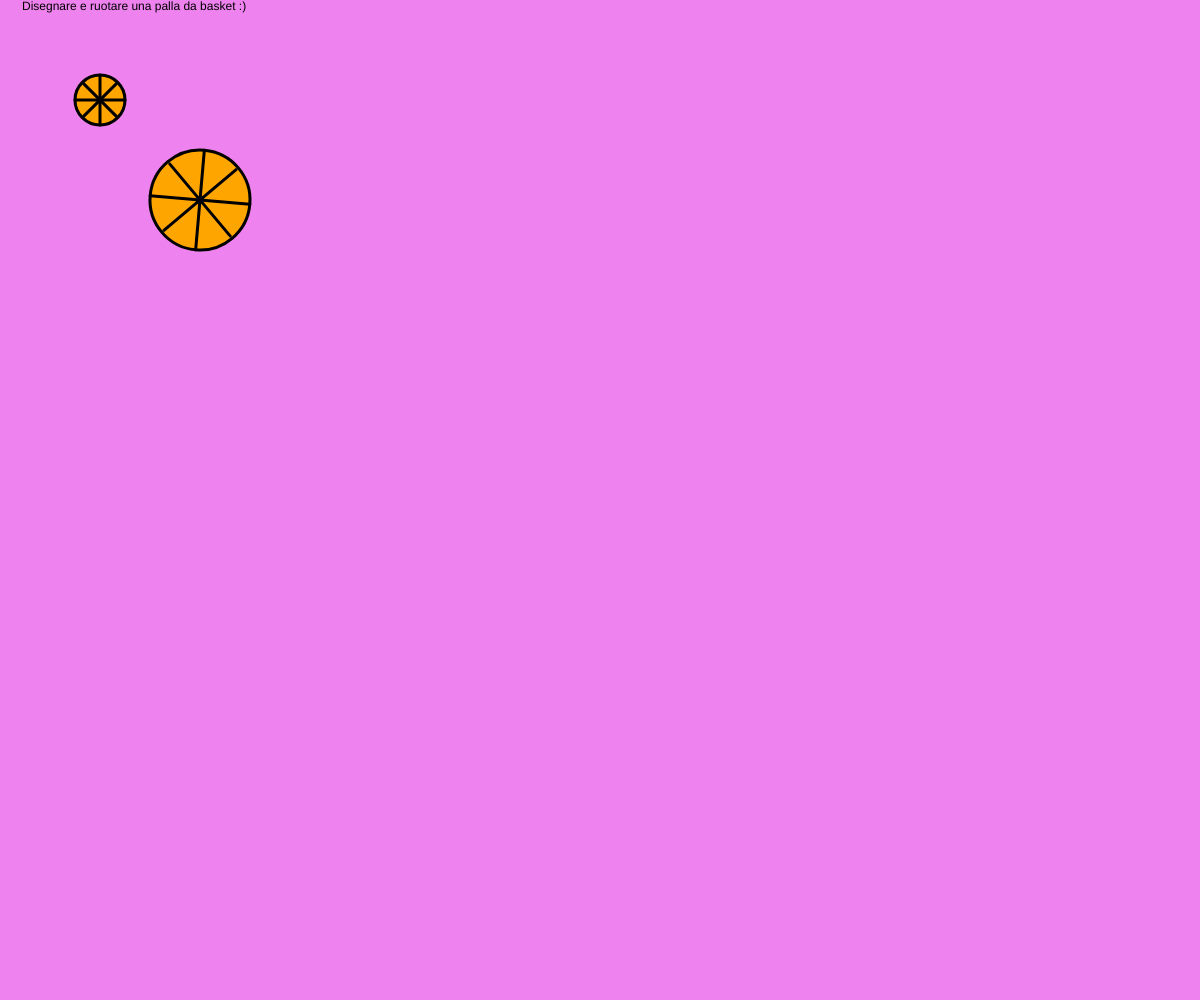
Frame 1 (no input)
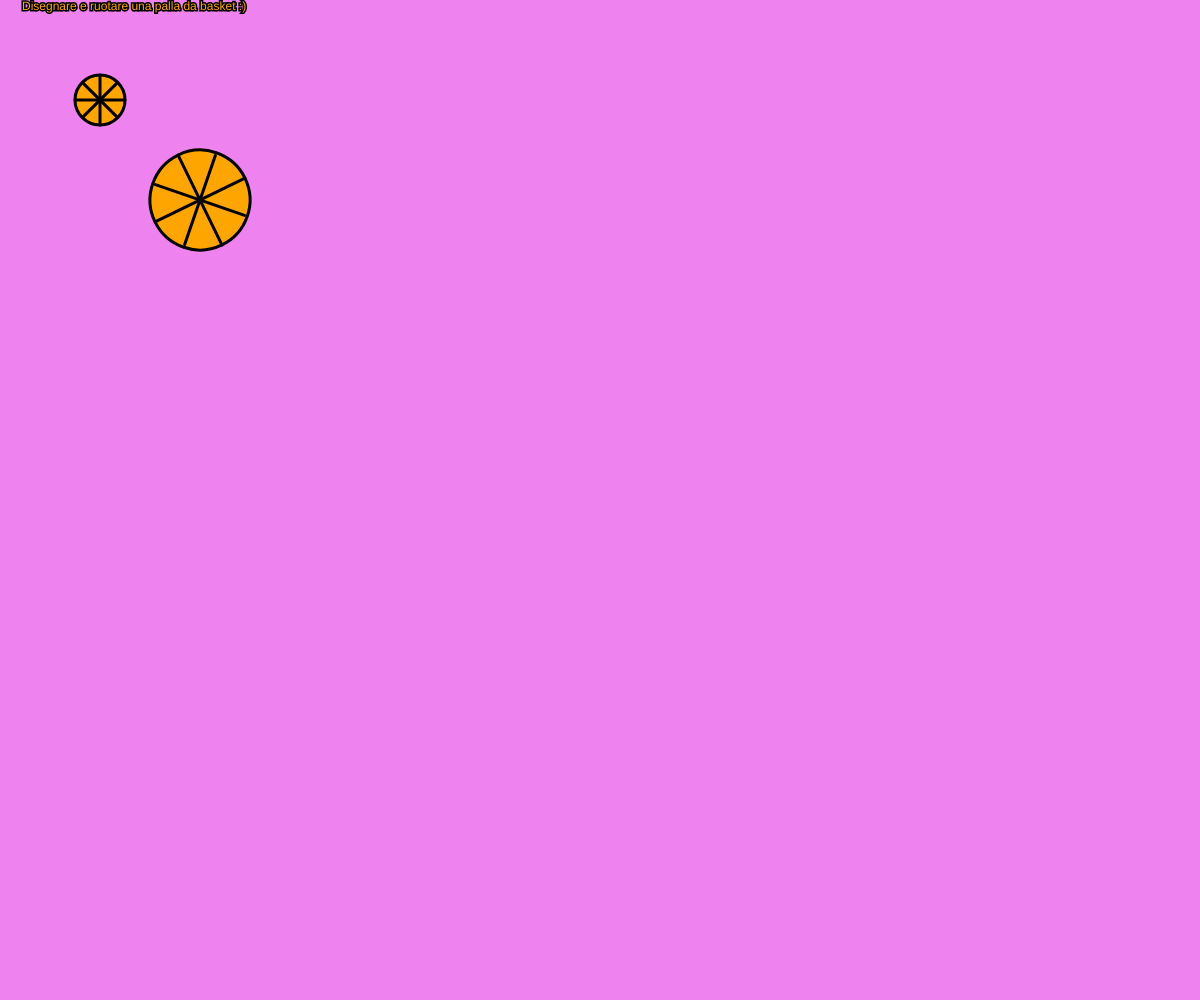
Frame 60 (no input)
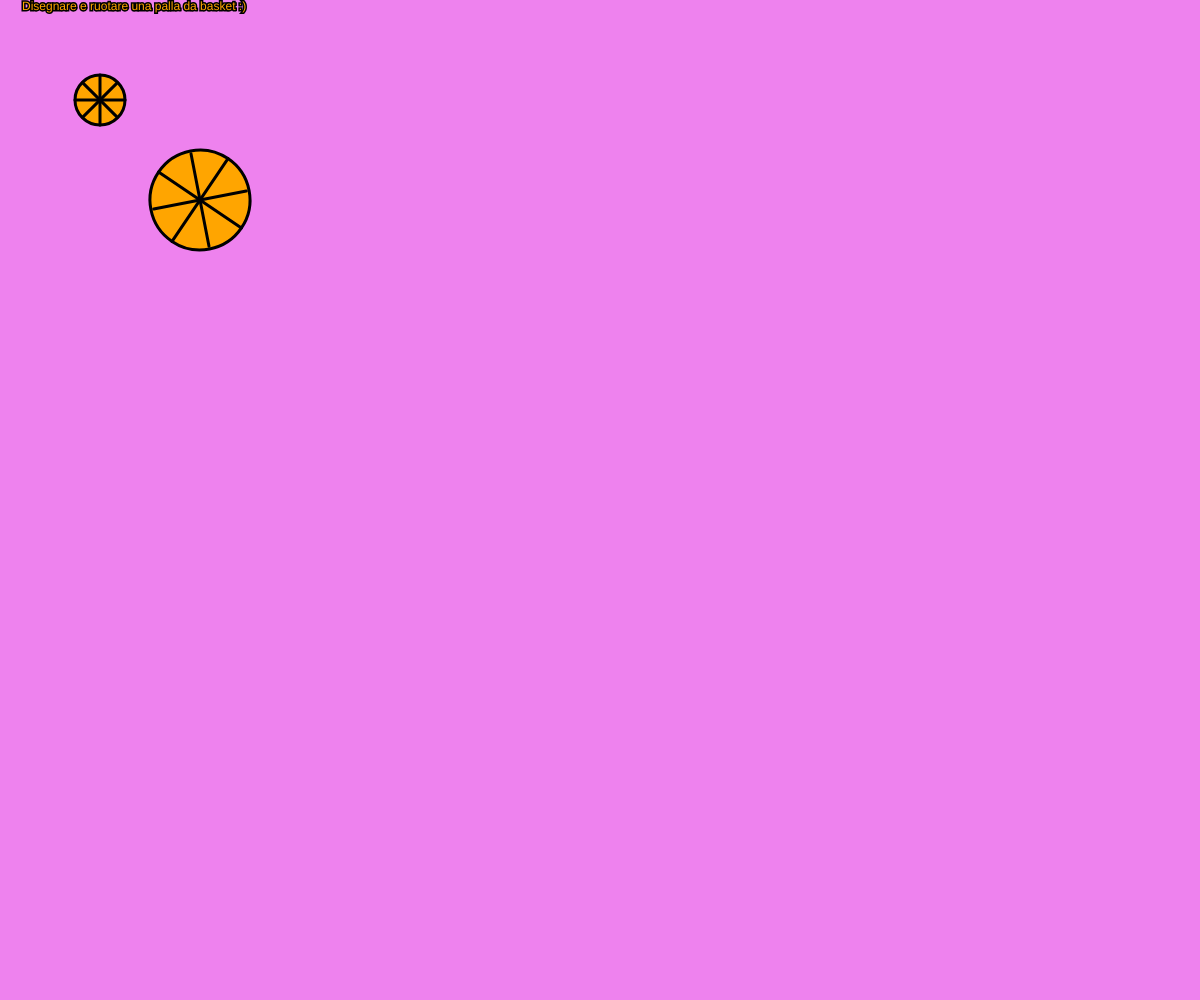
Frame 120 (the mouse pressed at the canvas centre since frame 60)

The p5.js sketch that drew these frames (run headless with seeded random() and noise() and a simulated clock; from frame 60 on, the mouse is pressed at the canvas centre):

// p5.js sketch
// ── sketch.js

// LEZIONE 4 PARTE 2
let angle = 5;

function setup() {
  createCanvas(windowWidth, windowHeight);
  // degrees ; radians di default;
  angleMode(DEGREES);
}

function draw() {
  background("violet");
  text('Disegnare e ruotare una palla da basket :)',22,10);
  // palla basket
  fill(255, 165, 0);
  stroke(0);
  strokeWeight(3);
  // drawBasketBall(angle);
  // drawBasketBall(200,200,100);
  drawBasketBall(100,100,50);
  drawRotateBasketBall(200,200,100,angle)
  angle += 1;

}

// function nomeFunzione( < lista dei parametri > ) { corpo fuzione }

function drawRotateBasketBall(xCenter,yCenter,dBall, angle){
  push();
  translate(xCenter,yCenter);
  rotate(angle);
  drawBasketBall(0,0,dBall);
  pop();
}


//  DISEGNO PALLA
function drawBasketBall(xCenter,yCenter,dBall) {
  fill("orange");
  stroke(0);
  strokeWeight(3);
  circle(xCenter,yCenter,dBall);
  // translate(xCenter,yCenter);
  line(-dBall/2+xCenter,0+yCenter,dBall/2+xCenter,0+yCenter);
  line(-dBall/3+xCenter,-dBall/3+yCenter,dBall/3+xCenter,dBall/3+yCenter);
  line(-dBall/3+xCenter,dBall/3+yCenter,dBall/3+xCenter,-dBall/3+yCenter);
  line(xCenter,-dBall/2+yCenter,xCenter,dBall/2+yCenter);

}
